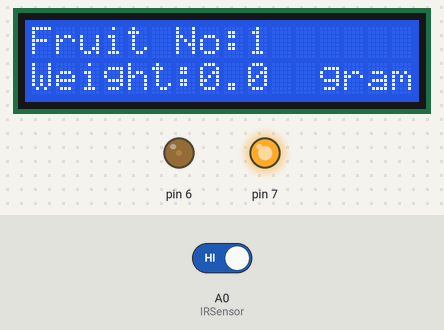
Bench run of a sketch on a simulated Arduino Uno, built with avr-gcc and run on an emulated ATmega328P. Parts: 16×2 character LCD, output pins drawn as LEDs (lit = HIGH). The inputs (shaded band) are chosen by the test bench; at power-on: A0 (IRSensor) HIGH. What the sketch prints to the serial monitor is not drawn.

Above: at 2.7 s.
2.8 s: A0 (IRSensor) driven LOW
At 2.8 s:
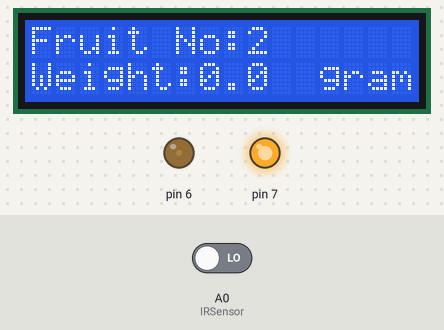
4.3 s: A0 (IRSensor) driven HIGH
At 13.5 s:
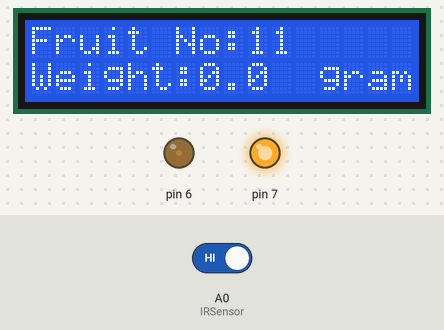
Timing chart, 0 to 15.0 s (numbered marks = the images above; inputs shaded):
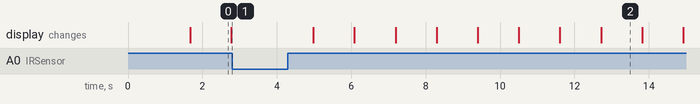

The sketch:

myWeighing.ino
```cpp
#include <FreqCount.h>
#include <LiquidCrystal.h>

LiquidCrystal lcd(12, 11, 8, 4, 3, 2);
#define MAXCOUNT 100
int Contrast=30;
int Light=28836;
int row = 0;
float weight=0;
float T_weight=0;
float Fweight[MAXCOUNT];
float freq=0;
float freq0=0;
float freq1=0;
float m=0;
float mx=0;
float thousandgram=0;
int wcount=0;
int wcount1=0;
int x;
int y;
int j;
float arr;
int Frcount=0;
int Fruitcount=0;
float array[10];
const int IRSensor = A0;
int IRvalue=0;
float mean=0;
int prevIRvalue;

void IR();
void setup()
{
  Serial.begin(9600);
  FreqCount.begin(100);
  analogWrite(6,Contrast);
  analogWrite(7,Light);
  lcd.begin(16, 2);
  Serial.println("CLEARDATA"); //clears any residual data
  Serial.println("LABEL,Time,Fruit No.,Frequency(kHz),Weight(g)");
  delay(1500);
  if (FreqCount.available())
   {
    float count = FreqCount.read();
    freq0=((count*10)/1000);
    freq1=(count*10);
    thousandgram=freq1+19233.333;//+10.10;//105.555
    m=(thousandgram-freq1);
    mx=(m/1000000);
   }
}

void loop()
{
 // lcd.clear();
  IR(); // Fruit Count
  if (FreqCount.available())
  {

    float count = FreqCount.read();
    freq=((count*10)/1000);
    weight=(((freq-freq0)/mx));//.01959
  do
   {
    T_weight  = weight + T_weight;
    wcount++;
    array[wcount] = weight;
   }
   while(weight !=0);

   mean = T_weight/wcount;
   x =mean +2;
   y =mean -2;

   for(j=1;j<wcount;j++)
   {
     if(array[j]<x && array[j]>y)
     {
       arr=  array[j] + arr;
       wcount1++;
     }
   }
    wcount =0;
    wcount1 = 0;
   }

if(prevIRvalue == IRvalue)
{
  Fruitcount++;
}
  Fweight[Fruitcount-2] = arr/wcount1; // Final Weight per Fruit
  prevIRvalue = IRvalue;

    lcd.print("Fruit No:");
    lcd.setCursor(9, 0);
    lcd.print(IRvalue);
    lcd.setCursor(0, 1);
    lcd.print("Weight:");
    lcd.setCursor(7, 1);
    lcd.print(Fweight[MAXCOUNT],1);
    lcd.setCursor(12, 1);
    lcd.print("grams");

  excelExport();
}

void IR()
{
  if(IRvalue = digitalRead(IRSensor))  //read the value from the sensor
  {
    Fruitcount++;
    IRvalue=Fruitcount;
  }
  else
  {
    IRvalue=Fruitcount;
    //Serial.println(IRvalue);
  }
  delay(100);
}

void excelExport()
{
 Serial.print("DATA,TIME,"); Serial.print(IRvalue); Serial.print(","); Serial.println(Fweight[MAXCOUNT]);
 row++;
 delay(1000);
}

////////////////////////////////////////////////////////////////////////////////////
```

Measured:
- after the input at 2.8 s, every drawn part: stays the same
- what the display in image 0 shows lasts 1.1 s, from 1.7 s to 2.8 s
